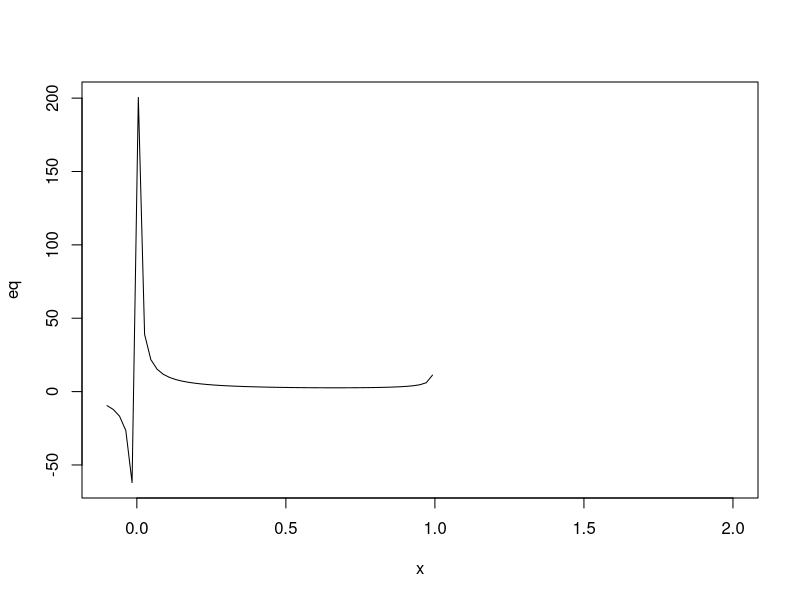
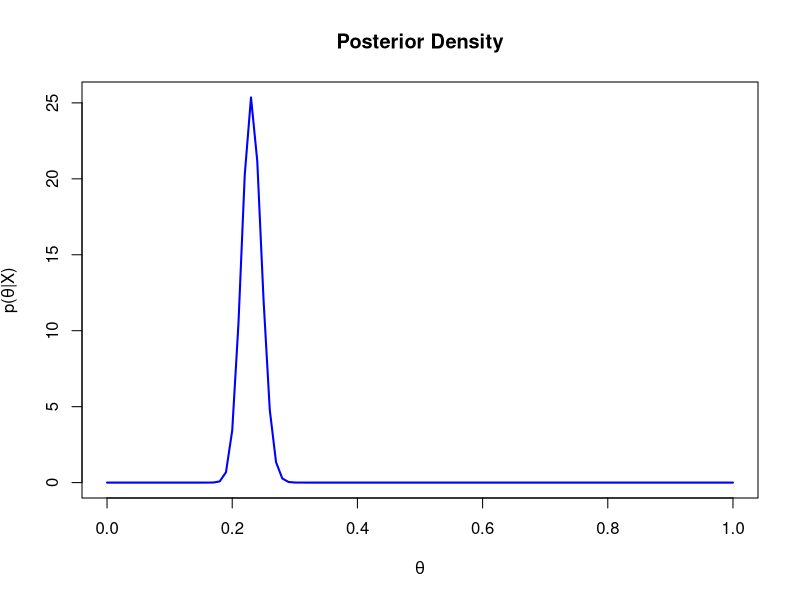

These charts were generated, in order, by the following R code: (Note: this script raises an error after producing the figures.)
  eq = function(x){x^(-1)*(1-x)^(-.5)}
  plot(eq , xlim=c(-.1,2))

10e-11
eqq <- function(y){y^2}
integrate(eq,10e-23,1)

## ## ## ## ## ## ## ## ## ## ## ## ## ## ## ## ## ## ## ## ## ## ## 
## ## ## ## ## ## ## ## ## ## ## ## ## ## ## ## ## ## ## ## ## ## ## 
## ## ## ## ## ## ## ## ## ## ## ## ## ## ## ## ## ## ## ## ## ## ## 


## 1A
X		<- 165
n		<- 716
m <-  n - X
curve(dbeta(x, X + 1, n - X + 1), from = 0, to = 1,
 xlab = expression(theta), ylab = expression(paste('p(',theta ,'|X)')),
 main = 'Posterior Density', lwd = 2, col = 'blue')

meanTheta	<- (X+1)/(n+2)
meanTheta

varTheta	<- ((X+1)*(n-X+1))/((n+3)*(n+2)^2)
varTheta

modeTheta	<- X/n
modeTheta


betaSamples	<- matrix(rbeta(10000, X + 1, n - X + 1), ncol = 1)
denplot(betaSamples, main = "Sampled Posterior Density", lwd = 2)

mean(betaSamples)
median(betaSamples)






## Example 1B
Y		<- 175
n		<- 919
 

betaSamples	<- matrix(rbeta(10000, X + Y , n - Y + m), ncol = 1)
colnames(betaSamples)	<- 'theta'

denplot(betaSamples, main = "Sampled Posterior Density", lwd = 2)

mean(betaSamples)
median(betaSamples)

m <-  n - Y + m




## 1C.a
Z		<- 142
n		<- 1289


betaSamples	<- matrix(rbeta(10000, Z + 1, n - Z + 1), ncol = 1)
colnames(betaSamples)	<- 'theta'

denplot(betaSamples, main = "Sampled Posterior Density", lwd = 2)

mean(betaSamples)
median(betaSamples)



## Example 1C.b

1289 - 142 + 1295
betaSamples	<- matrix(rbeta(10000, Z + Y + X , n - Z + m ), ncol = 1)
colnames(betaSamples)	<- 'theta'

denplot(betaSamples, main = "Sampled Posterior Density", lwd = 2)

credInt <- quantile(betaSamples, probs = c(0.025, 0.975))
densOut <- density(betaSamples)
idStart		<- max(which(densOut$x < credInt[1])) + 1
idEnd		<- min(which(densOut$x > credInt[2])) - 1
gx			<- densOut$x[idStart:idEnd]
gy			<- densOut$y[idStart:idEnd]
px			<- rep(0, length(gy))
polygon(c(gx, rev(gx)), c(px, rev(gy)), border = FALSE, col = rgb(0, 0, 1, alpha = 0.5))
abline(h = 0)

mean(betaSamples)
median(betaSamples)

